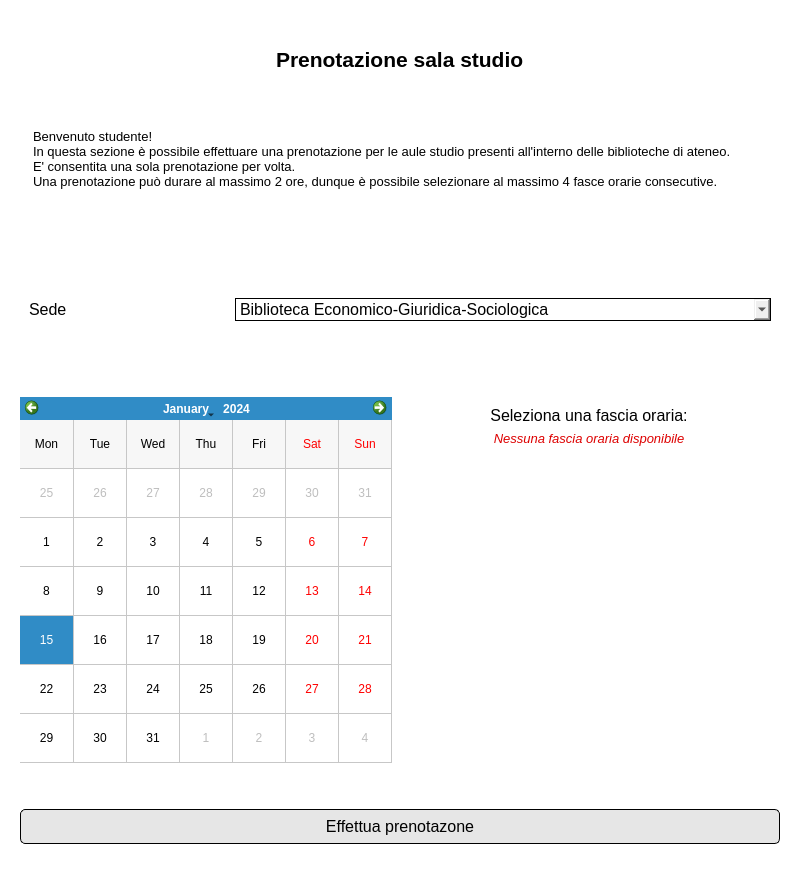
<?xml version="1.0" encoding="UTF-8"?>
<ui version="4.0">
 <class>Form</class>
 <widget class="QWidget" name="Form">
  <property name="geometry">
   <rect>
    <x>0</x>
    <y>0</y>
    <width>800</width>
    <height>875</height>
   </rect>
  </property>
  <property name="windowTitle">
   <string>Form</string>
  </property>
  <property name="styleSheet">
   <string notr="true">background-color: rgb(255, 255, 255);</string>
  </property>
  <layout class="QVBoxLayout" name="verticalLayout">
   <item>
    <widget class="QWidget" name="widget_2" native="true">
     <layout class="QVBoxLayout" name="verticalLayout_5">
      <property name="bottomMargin">
       <number>25</number>
      </property>
      <item>
       <widget class="QWidget" name="widget_18" native="true">
        <property name="sizePolicy">
         <sizepolicy hsizetype="Preferred" vsizetype="Fixed">
          <horstretch>0</horstretch>
          <verstretch>0</verstretch>
         </sizepolicy>
        </property>
        <layout class="QVBoxLayout" name="verticalLayout_19">
         <property name="topMargin">
          <number>0</number>
         </property>
         <property name="bottomMargin">
          <number>11</number>
         </property>
         <item alignment="Qt::AlignHCenter|Qt::AlignTop">
          <widget class="QLabel" name="label_12">
           <property name="font">
            <font>
             <pointsize>16</pointsize>
             <weight>75</weight>
             <bold>true</bold>
            </font>
           </property>
           <property name="text">
            <string>Prenotazione sala studio</string>
           </property>
          </widget>
         </item>
        </layout>
       </widget>
      </item>
      <item>
       <widget class="QWidget" name="widget_3" native="true">
        <property name="sizePolicy">
         <sizepolicy hsizetype="Preferred" vsizetype="Fixed">
          <horstretch>0</horstretch>
          <verstretch>0</verstretch>
         </sizepolicy>
        </property>
        <layout class="QVBoxLayout" name="verticalLayout_4">
         <property name="bottomMargin">
          <number>0</number>
         </property>
         <item>
          <widget class="QTextBrowser" name="textBrowser">
           <property name="sizePolicy">
            <sizepolicy hsizetype="Preferred" vsizetype="Preferred">
             <horstretch>0</horstretch>
             <verstretch>0</verstretch>
            </sizepolicy>
           </property>
           <property name="minimumSize">
            <size>
             <width>0</width>
             <height>140</height>
            </size>
           </property>
           <property name="maximumSize">
            <size>
             <width>16777215</width>
             <height>140</height>
            </size>
           </property>
           <property name="font">
            <font>
             <pointsize>8</pointsize>
            </font>
           </property>
           <property name="styleSheet">
            <string notr="true">border: None;</string>
           </property>
           <property name="html">
            <string>&lt;!DOCTYPE HTML PUBLIC &quot;-//W3C//DTD HTML 4.0//EN&quot; &quot;http://www.w3.org/TR/REC-html40/strict.dtd&quot;&gt;
&lt;html&gt;&lt;head&gt;&lt;meta name=&quot;qrichtext&quot; content=&quot;1&quot; /&gt;&lt;style type=&quot;text/css&quot;&gt;
p, li { white-space: pre-wrap; }
&lt;/style&gt;&lt;/head&gt;&lt;body style=&quot; font-family:'MS Shell Dlg 2'; font-size:8pt; font-weight:400; font-style:normal;&quot;&gt;
&lt;p style=&quot; margin-top:0px; margin-bottom:0px; margin-left:0px; margin-right:0px; -qt-block-indent:0; text-indent:0px;&quot;&gt;&lt;span style=&quot; font-size:10pt;&quot;&gt;Benvenuto studente!&lt;/span&gt;&lt;/p&gt;
&lt;p style=&quot; margin-top:0px; margin-bottom:0px; margin-left:0px; margin-right:0px; -qt-block-indent:0; text-indent:0px;&quot;&gt;&lt;span style=&quot; font-size:10pt;&quot;&gt;In questa sezione è possibile effettuare una prenotazione per le aule studio presenti all'interno delle biblioteche di ateneo.&lt;/span&gt;&lt;/p&gt;
&lt;p style=&quot; margin-top:0px; margin-bottom:0px; margin-left:0px; margin-right:0px; -qt-block-indent:0; text-indent:0px;&quot;&gt;&lt;span style=&quot; font-size:10pt;&quot;&gt;E' consentita una sola prenotazione per volta.&lt;/span&gt;&lt;/p&gt;
&lt;p style=&quot; margin-top:0px; margin-bottom:0px; margin-left:0px; margin-right:0px; -qt-block-indent:0; text-indent:0px;&quot;&gt;&lt;span style=&quot; font-size:10pt;&quot;&gt;Una prenotazione può durare al massimo 2 ore, dunque è possibile selezionare al massimo 4 fasce orarie consecutive.&lt;/span&gt;&lt;/p&gt;&lt;/body&gt;&lt;/html&gt;</string>
           </property>
          </widget>
         </item>
        </layout>
       </widget>
      </item>
      <item>
       <widget class="QWidget" name="widget_16" native="true">
        <property name="sizePolicy">
         <sizepolicy hsizetype="Preferred" vsizetype="Fixed">
          <horstretch>0</horstretch>
          <verstretch>0</verstretch>
         </sizepolicy>
        </property>
        <layout class="QHBoxLayout" name="horizontalLayout_6">
         <property name="topMargin">
          <number>0</number>
         </property>
         <item>
          <widget class="QLabel" name="label_13">
           <property name="minimumSize">
            <size>
             <width>200</width>
             <height>0</height>
            </size>
           </property>
           <property name="maximumSize">
            <size>
             <width>200</width>
             <height>16777215</height>
            </size>
           </property>
           <property name="font">
            <font>
             <pointsize>12</pointsize>
            </font>
           </property>
           <property name="text">
            <string>Sede</string>
           </property>
          </widget>
         </item>
         <item>
          <widget class="QComboBox" name="sedeInput">
           <property name="font">
            <font>
             <pointsize>12</pointsize>
            </font>
           </property>
           <property name="styleSheet">
            <string notr="true">background-color: None;
border: 1px solid;
</string>
           </property>
           <item>
            <property name="text">
             <string>Biblioteca Economico-Giuridica-Sociologica</string>
            </property>
           </item>
           <item>
            <property name="text">
             <string>Biblioteca Tecnico-Scientifica-Biomedica</string>
            </property>
           </item>
           <item>
            <property name="text">
             <string>Biblioteca Medica</string>
            </property>
           </item>
          </widget>
         </item>
        </layout>
       </widget>
      </item>
     </layout>
    </widget>
   </item>
   <item>
    <widget class="QWidget" name="widget" native="true">
     <property name="minimumSize">
      <size>
       <width>0</width>
       <height>400</height>
      </size>
     </property>
     <property name="maximumSize">
      <size>
       <width>16777215</width>
       <height>400</height>
      </size>
     </property>
     <layout class="QHBoxLayout" name="horizontalLayout">
      <property name="bottomMargin">
       <number>25</number>
      </property>
      <item>
       <widget class="QCalendarWidget" name="calendarWidget">
        <property name="enabled">
         <bool>true</bool>
        </property>
        <property name="styleSheet">
         <string notr="true">background-color: None;</string>
        </property>
        <property name="gridVisible">
         <bool>true</bool>
        </property>
        <property name="verticalHeaderFormat">
         <enum>QCalendarWidget::NoVerticalHeader</enum>
        </property>
        <property name="navigationBarVisible">
         <bool>true</bool>
        </property>
        <property name="dateEditEnabled">
         <bool>true</bool>
        </property>
       </widget>
      </item>
      <item>
       <widget class="QWidget" name="widgetContainer" native="true">
        <property name="minimumSize">
         <size>
          <width>382</width>
          <height>0</height>
         </size>
        </property>
        <property name="maximumSize">
         <size>
          <width>382</width>
          <height>16777215</height>
         </size>
        </property>
        <layout class="QVBoxLayout" name="verticalLayout_2">
         <item>
          <widget class="QLabel" name="label">
           <property name="sizePolicy">
            <sizepolicy hsizetype="Preferred" vsizetype="Fixed">
             <horstretch>0</horstretch>
             <verstretch>0</verstretch>
            </sizepolicy>
           </property>
           <property name="font">
            <font>
             <pointsize>12</pointsize>
            </font>
           </property>
           <property name="text">
            <string>Seleziona una fascia oraria:</string>
           </property>
           <property name="alignment">
            <set>Qt::AlignCenter</set>
           </property>
          </widget>
         </item>
         <item>
          <widget class="QLabel" name="errorLabel">
           <property name="sizePolicy">
            <sizepolicy hsizetype="Preferred" vsizetype="Fixed">
             <horstretch>0</horstretch>
             <verstretch>0</verstretch>
            </sizepolicy>
           </property>
           <property name="font">
            <font>
             <pointsize>10</pointsize>
             <italic>true</italic>
             <strikeout>false</strikeout>
            </font>
           </property>
           <property name="styleSheet">
            <string notr="true">color: rgb(221, 0, 0);</string>
           </property>
           <property name="text">
            <string>Nessuna fascia oraria disponibile</string>
           </property>
           <property name="alignment">
            <set>Qt::AlignCenter</set>
           </property>
          </widget>
         </item>
         <item>
          <widget class="QWidget" name="widgetButton" native="true"/>
         </item>
        </layout>
       </widget>
      </item>
     </layout>
    </widget>
   </item>
   <item>
    <widget class="QWidget" name="widget_4" native="true">
     <property name="sizePolicy">
      <sizepolicy hsizetype="Preferred" vsizetype="Fixed">
       <horstretch>0</horstretch>
       <verstretch>0</verstretch>
      </sizepolicy>
     </property>
     <layout class="QVBoxLayout" name="verticalLayout_3">
      <property name="topMargin">
       <number>15</number>
      </property>
      <property name="bottomMargin">
       <number>20</number>
      </property>
      <item>
       <widget class="QPushButton" name="effettuaPrenotazioneButton">
        <property name="minimumSize">
         <size>
          <width>0</width>
          <height>35</height>
         </size>
        </property>
        <property name="maximumSize">
         <size>
          <width>16777215</width>
          <height>35</height>
         </size>
        </property>
        <property name="font">
         <font>
          <pointsize>12</pointsize>
         </font>
        </property>
        <property name="styleSheet">
         <string notr="true">QPushButton#effettuaPrenotazioneButton {
	border: 1px solid;
	background-color:rgb(230, 230, 230);
	border-radius: 5px;
	border-color: rgb(0, 0, 0);
}
QPushButton#effettuaPrenotazioneButton:hover {
	
	background-color: rgb(207, 207, 207);
}</string>
        </property>
        <property name="text">
         <string>Effettua prenotazone</string>
        </property>
       </widget>
      </item>
     </layout>
    </widget>
   </item>
  </layout>
 </widget>
 <resources/>
 <connections/>
</ui>
